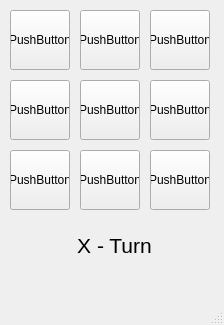
<?xml version="1.0" encoding="UTF-8"?>
<ui version="4.0">
 <class>MainWindow</class>
 <widget class="QMainWindow" name="MainWindow">
  <property name="geometry">
   <rect>
    <x>0</x>
    <y>0</y>
    <width>224</width>
    <height>325</height>
   </rect>
  </property>
  <property name="windowTitle">
   <string>MainWindow</string>
  </property>
  <widget class="QWidget" name="centralwidget">
   <widget class="QPushButton" name="pushButton_2">
    <property name="geometry">
     <rect>
      <x>10</x>
      <y>10</y>
      <width>60</width>
      <height>60</height>
     </rect>
    </property>
    <property name="text">
     <string>PushButton</string>
    </property>
   </widget>
   <widget class="QPushButton" name="pushButton_3">
    <property name="geometry">
     <rect>
      <x>80</x>
      <y>10</y>
      <width>60</width>
      <height>60</height>
     </rect>
    </property>
    <property name="text">
     <string>PushButton</string>
    </property>
   </widget>
   <widget class="QPushButton" name="pushButton_4">
    <property name="geometry">
     <rect>
      <x>150</x>
      <y>10</y>
      <width>60</width>
      <height>60</height>
     </rect>
    </property>
    <property name="text">
     <string>PushButton</string>
    </property>
   </widget>
   <widget class="QPushButton" name="pushButton_5">
    <property name="geometry">
     <rect>
      <x>10</x>
      <y>80</y>
      <width>60</width>
      <height>60</height>
     </rect>
    </property>
    <property name="text">
     <string>PushButton</string>
    </property>
   </widget>
   <widget class="QPushButton" name="pushButton_6">
    <property name="geometry">
     <rect>
      <x>80</x>
      <y>80</y>
      <width>60</width>
      <height>60</height>
     </rect>
    </property>
    <property name="text">
     <string>PushButton</string>
    </property>
   </widget>
   <widget class="QPushButton" name="pushButton_7">
    <property name="geometry">
     <rect>
      <x>150</x>
      <y>80</y>
      <width>60</width>
      <height>60</height>
     </rect>
    </property>
    <property name="text">
     <string>PushButton</string>
    </property>
   </widget>
   <widget class="QPushButton" name="pushButton_8">
    <property name="geometry">
     <rect>
      <x>10</x>
      <y>150</y>
      <width>60</width>
      <height>60</height>
     </rect>
    </property>
    <property name="text">
     <string>PushButton</string>
    </property>
   </widget>
   <widget class="QPushButton" name="pushButton_9">
    <property name="geometry">
     <rect>
      <x>80</x>
      <y>150</y>
      <width>60</width>
      <height>60</height>
     </rect>
    </property>
    <property name="text">
     <string>PushButton</string>
    </property>
   </widget>
   <widget class="QPushButton" name="pushButton_10">
    <property name="geometry">
     <rect>
      <x>150</x>
      <y>150</y>
      <width>60</width>
      <height>60</height>
     </rect>
    </property>
    <property name="text">
     <string>PushButton</string>
    </property>
   </widget>
   <widget class="QLabel" name="label">
    <property name="geometry">
     <rect>
      <x>14</x>
      <y>225</y>
      <width>201</width>
      <height>41</height>
     </rect>
    </property>
    <property name="font">
     <font>
      <family>MS UI Gothic</family>
      <pointsize>16</pointsize>
     </font>
    </property>
    <property name="text">
     <string>X - Turn</string>
    </property>
    <property name="alignment">
     <set>Qt::AlignCenter</set>
    </property>
   </widget>
  </widget>
  <widget class="QMenuBar" name="menubar">
   <property name="geometry">
    <rect>
     <x>0</x>
     <y>0</y>
     <width>224</width>
     <height>26</height>
    </rect>
   </property>
  </widget>
  <widget class="QStatusBar" name="statusbar"/>
 </widget>
 <resources/>
 <connections/>
</ui>
